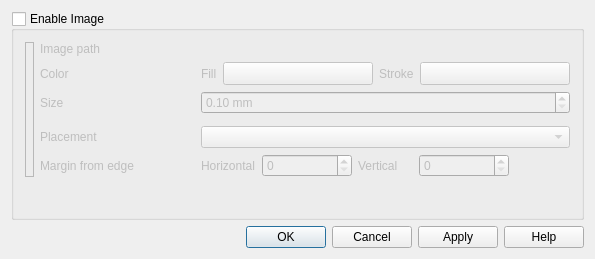
<?xml version="1.0" encoding="UTF-8"?>
<ui version="4.0">
 <class>QgsDecorationImageDialog</class>
 <widget class="QDialog" name="QgsDecorationImageDialog">
  <property name="geometry">
   <rect>
    <x>0</x>
    <y>0</y>
    <width>578</width>
    <height>259</height>
   </rect>
  </property>
  <property name="windowTitle">
   <string>Image Decoration</string>
  </property>
  <property name="windowIcon">
   <iconset>
    <normaloff/>
   </iconset>
  </property>
  <layout class="QVBoxLayout" name="verticalLayout">
   <item>
    <widget class="QGroupBox" name="grpEnable">
     <property name="title">
      <string>Enable Image</string>
     </property>
     <property name="checkable">
      <bool>true</bool>
     </property>
     <property name="checked">
      <bool>false</bool>
     </property>
     <layout class="QGridLayout" name="gridLayout">
      <item row="2" column="1">
       <widget class="QLabel" name="sizeLabel">
        <property name="sizePolicy">
         <sizepolicy hsizetype="Preferred" vsizetype="Minimum">
          <horstretch>0</horstretch>
          <verstretch>0</verstretch>
         </sizepolicy>
        </property>
        <property name="text">
         <string>Size</string>
        </property>
       </widget>
      </item>
      <item row="2" column="2" colspan="3">
       <widget class="QgsDoubleSpinBox" name="spinSize">
        <property name="suffix">
         <string> mm</string>
        </property>
        <property name="minimum">
         <double>0.100000000000000</double>
        </property>
        <property name="maximum">
         <double>9999.000000000000000</double>
        </property>
        <property name="singleStep">
         <double>0.500000000000000</double>
        </property>
       </widget>
      </item>
      <item row="0" column="1">
       <widget class="QLabel" name="svgLabel">
        <property name="sizePolicy">
         <sizepolicy hsizetype="Preferred" vsizetype="Minimum">
          <horstretch>0</horstretch>
          <verstretch>0</verstretch>
         </sizepolicy>
        </property>
        <property name="text">
         <string>Image path</string>
        </property>
       </widget>
      </item>
      <item row="0" column="2" colspan="3">
       <widget class="QgsFileWidget" name="wgtImagePath" native="true"/>       
      </item>
      <item row="1" column="1">
       <widget class="QLabel" name="colorLabel">
        <property name="sizePolicy">
         <sizepolicy hsizetype="Preferred" vsizetype="Minimum">
          <horstretch>0</horstretch>
          <verstretch>0</verstretch>
         </sizepolicy>
        </property>
        <property name="text">
         <string>Color</string>
        </property>
       </widget>
      </item>
      <item row="1" column="2" colspan="3">
       <layout class="QHBoxLayout" name="colorLayout">
        <item>
         <widget class="QLabel" name="fillLabel">
          <property name="text">
           <string>Fill</string>
          </property>
         </widget>
        </item>
        <item>
         <widget class="QgsColorButton" name="pbnChangeColor">
          <property name="minimumSize">
           <size>
            <width>150</width>
            <height>0</height>
           </size>
          </property>
          <property name="maximumSize">
           <size>
            <width>120</width>
            <height>16777215</height>
           </size>
          </property>
          <property name="text">
           <string/>
          </property>
         </widget>
        </item>
        <item>
         <widget class="QLabel" name="outlineLabel">
          <property name="text">
           <string>Stroke</string>
          </property>
         </widget>
        </item>
        <item>
         <widget class="QgsColorButton" name="pbnChangeOutlineColor">
          <property name="minimumSize">
           <size>
            <width>150</width>
            <height>0</height>
           </size>
          </property>
          <property name="maximumSize">
           <size>
            <width>120</width>
            <height>16777215</height>
           </size>
          </property>
          <property name="text">
           <string/>
          </property>
         </widget>
        </item>
       </layout>
      </item>
      <item row="5" column="2" colspan="3">
       <layout class="QHBoxLayout" name="horizontalLayout">
        <item>
         <widget class="QLabel" name="labelHorizontal">
          <property name="text">
           <string>Horizontal</string>
          </property>
         </widget>
        </item>
        <item>
         <widget class="QgsSpinBox" name="spinHorizontal">
          <property name="minimumSize">
           <size>
            <width>90</width>
            <height>0</height>
           </size>
          </property>
          <property name="whatsThis">
           <string extracomment="Distance from the top of the canvas as a percentage of page height"/>
          </property>
          <property name="minimum">
           <number>0</number>
          </property>
          <property name="maximum">
           <number>100</number>
          </property>
          <property name="value">
           <number>0</number>
          </property>
         </widget>
        </item>
        <item>
         <widget class="QLabel" name="labelVertical">
          <property name="text">
           <string>Vertical</string>
          </property>
         </widget>
        </item>
        <item>
         <widget class="QgsSpinBox" name="spinVertical">
          <property name="minimumSize">
           <size>
            <width>90</width>
            <height>0</height>
           </size>
          </property>
          <property name="whatsThis">
           <string extracomment="Distance from the left of the canvas as a percentage of page width"/>
          </property>
          <property name="minimum">
           <number>0</number>
          </property>
          <property name="maximum">
           <number>100</number>
          </property>
          <property name="value">
           <number>0</number>
          </property>
         </widget>
        </item>
        <item>
         <widget class="QgsUnitSelectionWidget" name="wgtUnitSelection" native="true">
          <property name="focusPolicy">
           <enum>Qt::StrongFocus</enum>
          </property>
         </widget>
        </item>
       </layout>
      </item>
      <item row="4" column="1">
       <widget class="QLabel" name="placementLabel">
        <property name="text">
         <string>Placement</string>
        </property>
        <property name="buddy">
         <cstring>cboPlacement</cstring>
        </property>
       </widget>
      </item>
      <item row="5" column="1">
       <widget class="QLabel" name="lblMargin">
        <property name="minimumSize">
         <size>
          <width>155</width>
          <height>0</height>
         </size>
        </property>
        <property name="text">
         <string>Margin from edge</string>
        </property>
       </widget>
      </item>
      <item row="4" column="2" colspan="3">
       <widget class="QComboBox" name="cboPlacement">
        <property name="toolTip">
         <string>Placement on screen</string>
        </property>
       </widget>
      </item>
      <item row="6" column="1">
       <spacer name="verticalSpacer">
        <property name="orientation">
         <enum>Qt::Vertical</enum>
        </property>
        <property name="sizeHint" stdset="0">
         <size>
          <width>20</width>
          <height>7</height>
         </size>
        </property>
       </spacer>
      </item>
      <item row="0" column="0" rowspan="6">
       <widget class="QLabel" name="pixmapLabel">
        <property name="sizePolicy">
         <sizepolicy hsizetype="Preferred" vsizetype="MinimumExpanding">
          <horstretch>0</horstretch>
          <verstretch>0</verstretch>
         </sizepolicy>
        </property>
        <property name="toolTip">
         <string>Preview of image</string>
        </property>
        <property name="frameShape">
         <enum>QFrame::StyledPanel</enum>
        </property>
        <property name="scaledContents">
         <bool>false</bool>
        </property>
        <property name="alignment">
         <set>Qt::AlignCenter</set>
        </property>
       </widget>
      </item>
     </layout>
    </widget>
   </item>
   <item>
    <widget class="QDialogButtonBox" name="buttonBox">
     <property name="orientation">
      <enum>Qt::Horizontal</enum>
     </property>
     <property name="standardButtons">
      <set>QDialogButtonBox::Apply|QDialogButtonBox::Cancel|QDialogButtonBox::Help|QDialogButtonBox::Ok</set>
     </property>
    </widget>
   </item>
  </layout>
 </widget>
 <layoutdefault spacing="6" margin="11"/>
 <customwidgets>
  <customwidget>
   <class>QgsColorButton</class>
   <extends>QToolButton</extends>
   <header>qgis.gui</header>
   <container>1</container>
  </customwidget>
  <customwidget>
   <class>QgsSpinBox</class>
   <extends>QSpinBox</extends>
   <header>qgis.gui</header>
  </customwidget>
  <customwidget>
   <class>QgsDoubleSpinBox</class>
   <extends>QDoubleSpinBox</extends>
   <header>qgis.gui</header>
  </customwidget>
  <customwidget>
   <class>QgsUnitSelectionWidget</class>
   <extends>QWidget</extends>
   <header>qgis.gui</header>
   <container>1</container>
  </customwidget>
  <customwidget>
   <class>QgsFileWidget</class>
   <extends>QWidget</extends>
   <header>qgis.gui</header>
   <container>1</container>
  </customwidget>
 </customwidgets>
 <tabstops>
  <tabstop>grpEnable</tabstop>
  <tabstop>pbnChangeColor</tabstop>
  <tabstop>pbnChangeOutlineColor</tabstop>
  <tabstop>spinSize</tabstop>
  <tabstop>wgtImagePath</tabstop>
  <tabstop>cboPlacement</tabstop>
  <tabstop>spinHorizontal</tabstop>
  <tabstop>spinVertical</tabstop>
  <tabstop>wgtUnitSelection</tabstop>
  <tabstop>buttonBox</tabstop>
 </tabstops>
 <resources/>
 <connections/>
</ui>
